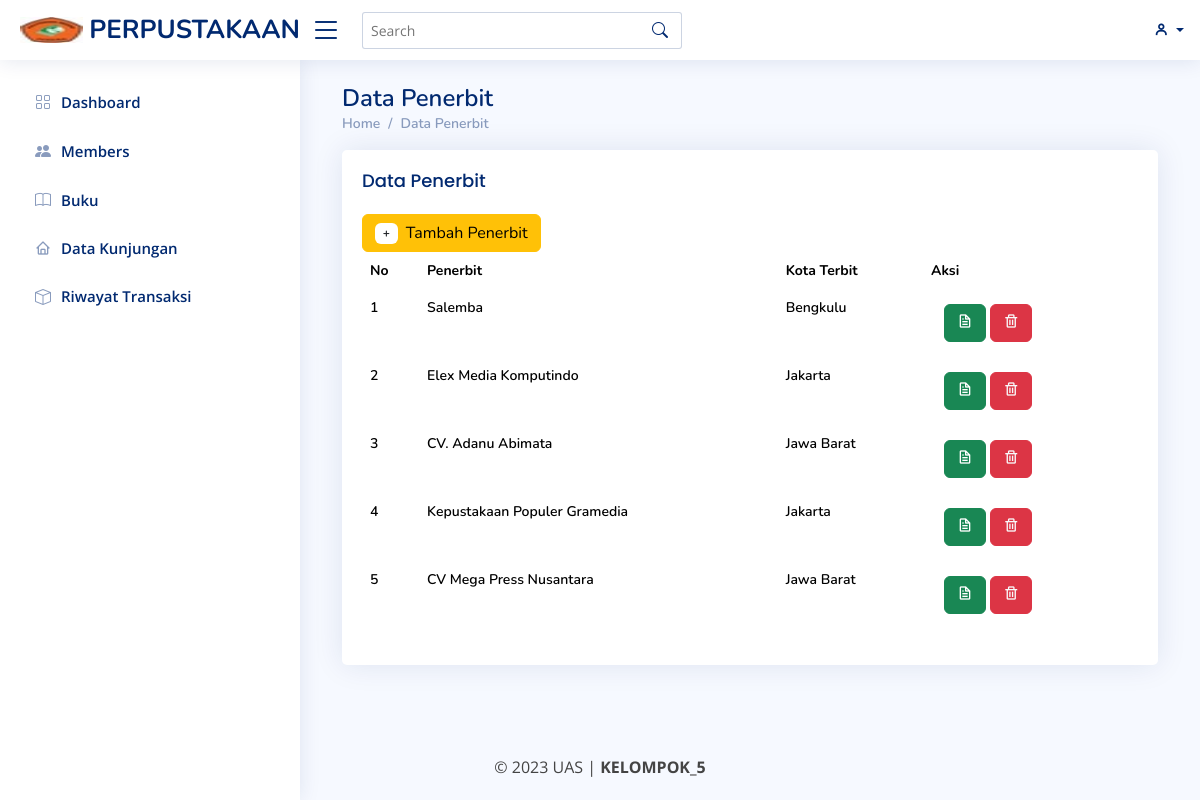
Screenshot of /index.php?page=penerbit (signed in) with the database file from the repository.
### tables this page shows
CREATE TABLE `penerbit` (
  `id_penerbit` int(11) NOT NULL,
  `penerbit` varchar(100) NOT NULL,
  `kota` varchar(100) NOT NULL
);

### penerbit.php (the view, shortened to what this page needs)
<div class="pagetitle">
    <h1>Data Penerbit</h1>
    <nav>
        <ol class="breadcrumb">
            <li class="breadcrumb-item"><a href="index.php?page=dashboard">Home</a></li>
            <li class="breadcrumb-item"><a href="index.php?page=prodi">Data Penerbit</a></li>
            <?php
            $aksi = isset($_GET['aksi']) ? $_GET['aksi'] : 'list';
            switch ($aksi) {
                    ?>
        <?php
                case 'list':
                    include 'koneksi.php';
                    ?>
        <div class="col-12  mt-3">
            <div class="card recent-sales overflow-auto">
                <div class="card-body">
                    <h5 class="card-title">Data Penerbit</h5>
                    <table class="table table-borderless datatable">
                        <button type="button" class="btn btn-warning" data-bs-toggle="modal" data-bs-target="#exampleModal">
                            <span class="badge bg-white text-dark me-2">+</span>Tambah Penerbit
                        </button>
                </div>
            </div>
            <thead>
                <tr>
                    <th scope="col">No</th>
                    <th scope="col">Penerbit</th>
                    <th scope="col">Kota Terbit</th>
                    <th scope="col">Aksi</th>
                </tr>
            </thead>
            <tbody>
                <?php
                $query = "SELECT * FROM penerbit";
                $result = $db->query($query);
                if ($result->num_rows > 0) {
                    $nomor = 1;
                    foreach ($result as $row):
                        ?>
                        <tr>
                            <td>
                                <?= $nomor++ ?>
                            </td>
                            <td>
                                <?= $row['penerbit'] ?>
                            </td>
                            <td>
                                <?= $row['kota'] ?>
                            </td>
                            <td>
                                <div class="btn">
                                    <button type="button" class="btn btn-success " data-bs-toggle="modal"
                                        data-bs-target="#EditModal<?= $row['id_penerbit'] ?>"><span class="bx bx-file"></span></button>
                                    <a onclick="return confirm('Apakah kamu yakin menghapusnya?')"
                                        href="proses_penerbit.php?proses=delete&id_penerbit=<?= $row['id_penerbit'] ?>"
                                        class="btn btn-danger text-light"><span class="bx bx-trash"></a>
                                </div>
                            </td>
                        </tr>
                        <?php
                    endforeach;
                } else {
                    echo "<tr><td class='text-center' colspan='6'>No data found</td></tr>";
                }
                ?>
            </tbody>
        </div>
        <?php
        break;
            }

### assets/css/style.css (style rules this page uses)
:root { scroll-behavior: smooth; }
body { font-family: "Open Sans", sans-serif; background: #f6f9ff; color: #444444; }
a { color: #4154f1; text-decoration: none; }
h1, h2, h3, h4, h5, h6 { font-family: "Nunito", sans-serif; }
.pagetitle { margin-bottom: 10px; }
.pagetitle h1 { font-size: 24px; margin-bottom: 0; font-weight: 600; color: #012970; }
.card { margin-bottom: 30px; border: none; border-radius: 5px; box-shadow: 0px 0 30px rgba(1, 41, 112, 0.1); }
.card-title { padding: 20px 0 15px 0; font-size: 18px; font-weight: 500; color: #012970; font-family: "Poppins", sans-serif; }
.card-body { padding: 0 20px 20px 20px; }
.breadcrumb { font-size: 14px; font-family: "Nunito", sans-serif; color: #899bbd; font-weight: 600; }
.breadcrumb a { color: #899bbd; transition: 0.3s; }
.breadcrumb .breadcrumb-item::before { color: #899bbd; }

### rows the page displays
penerbit: penerbit "Salemba", kota "Bengkulu"
penerbit: penerbit "Elex Media Komputindo", kota "Jakarta"
penerbit: penerbit "CV. Adanu Abimata", kota "Jawa Barat"
penerbit: penerbit "Kepustakaan Populer Gramedia", kota "Jakarta"
penerbit: penerbit "CV Mega Press Nusantara", kota "Jawa Barat"
